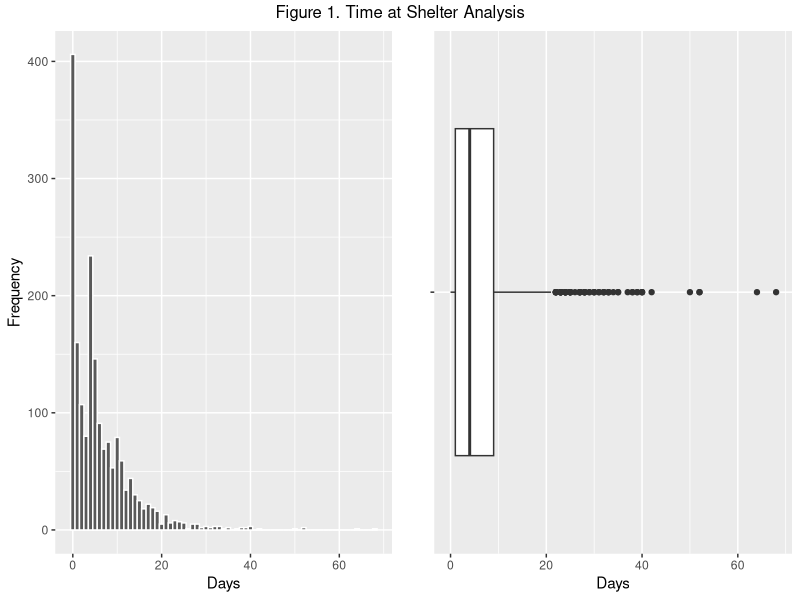
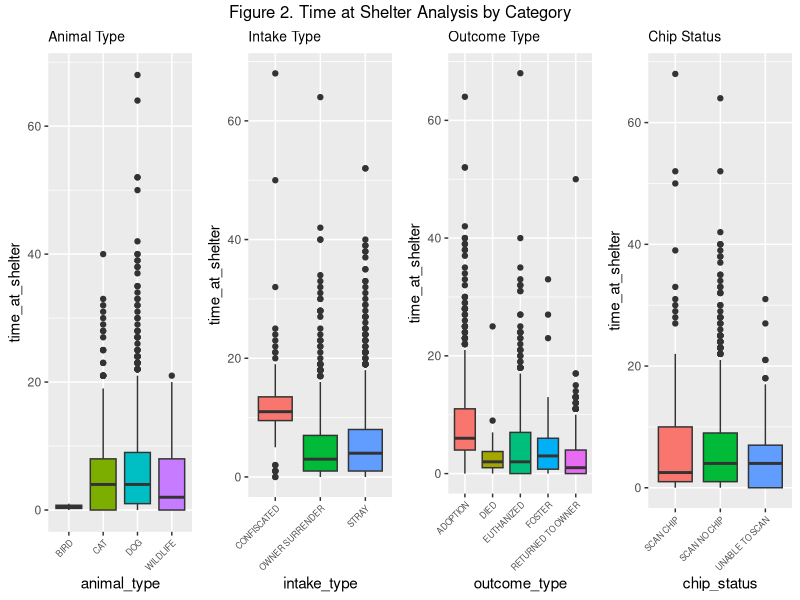

Reproduce these figures in R, in order.
## ---- chunk 1
# Load the data and display the structure
shelter <- read.csv("dataset19.csv")
str(shelter)
## ---- chunk 2
# Check for missing values
missing_values <- colSums(is.na(shelter))
missing_values
## ---- chunk 3
# Convert categorical variables to 'factor'
shelter$animal_type <- as.factor(shelter$animal_type)
shelter$intake_type  <- as.factor(shelter$intake_type )
shelter$outcome_type <- as.factor(shelter$outcome_type)
shelter$chip_status <- as.factor(shelter$chip_status)
## ---- chunk 4
# Visualise the distribution of `time_at_shelter`
library(ggplot2)
library(gridExtra)

# Histogram showing distribution
p1 <- ggplot(shelter, aes(x = time_at_shelter)) + 
  geom_histogram(binwidth = 1, color = "white") +
  labs(x = "Days", y = "Frequency") 

# Boxplot showing the distribution's summary statistics
p2 <- ggplot(shelter, aes(x = time_at_shelter, y = "")) + 
  geom_boxplot() +
  labs(x = "Days", y = "")

# Display plots side by side
grid.arrange(p1, p2, nrow = 1, top = "Figure 1. Time at Shelter Analysis")
## ---- chunk 5
# Compare 'time_at_shelter' distributions across categories
theme <- theme(axis.text.x = element_text(angle = 45, hjust = 1, size = 6), plot.title = element_text(size = 10))
# Create individual plots
g1 <- ggplot(shelter, aes(x = animal_type, y = time_at_shelter, fill = animal_type)) + 
  geom_boxplot(show.legend = FALSE) +
  labs(title = "Animal Type") +
  theme

g2 <- ggplot(shelter, aes(x = intake_type, y = time_at_shelter, fill = intake_type)) + 
  geom_boxplot(show.legend = FALSE) +
  labs(title = "Intake Type") +
  theme

g3 <- ggplot(shelter, aes(x = outcome_type, y = time_at_shelter, fill = outcome_type)) + 
  geom_boxplot(show.legend = FALSE) +
  labs(title = "Outcome Type") +
  theme

g4 <- ggplot(shelter, aes(x = chip_status, y = time_at_shelter, fill = chip_status)) + 
  geom_boxplot(show.legend = FALSE) +
  labs(title = "Chip Status") +
  theme

# Arrange plots in a 2x2 matrix layout
grid.arrange(g1, g2, g3, g4, nrow = 1, top = "Figure 2. Time at Shelter Analysis by Category")
